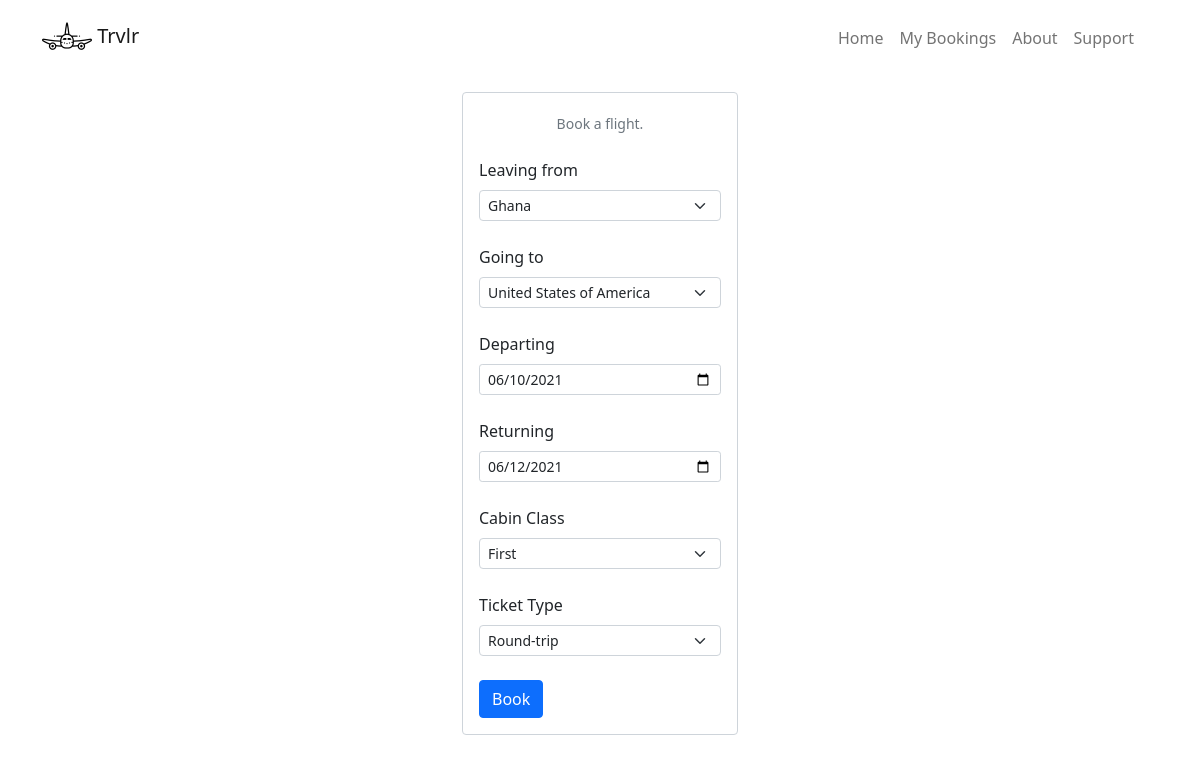
Screenshot of /update/2 with the database file from the repository.
### app.py (models this page shows, shortened)
class Flights(db.Model):
    id = db.Column(db.Integer, primary_key=True)
    origin = db.Column(db.String(60), nullable=False)
    destination = db.Column(db.String(60), nullable=False)
    departing_date = db.Column(db.Date, default=datetime, nullable=False)
    returning_date = db.Column(db.Date, default=datetime)
    cabin_class = db.Column(db.String(20), nullable=False)
    ticket_type = db.Column(db.String(20), nullable=False)
    passenger = db.Column(db.String(60), nullable=False)

### app.py (the view, shortened to what this page needs)
@app.route('/update/<int:id>', methods=['GET', 'POST'])
def update(id):
    flight = Flights.query.get(id)
    return render_template('update.html', flight=flight, title='Update')

### templates/update.html (shortened to what this page needs)
{% extends 'layout.html' %}
{% block body %}
     <div class="container-fluid">
        <div class="row justify-content-center m-3 t-3">
            <div class="col-12 col-sm-6 col-md-3 position-absolute">
                 <form class="form-control p-3" action="/update/{{flight.id}}" method="post">
                <div class="form-text text-center">Book a flight.</div><br>
                <label  class="form-label" for="">Leaving from</label><br>
                  <select class="form-select form-select-sm" id="origin" name="origin">
                <option value="{{flight.origin}}">{{flight.origin}}</option>
            </select><br>
            <label class="form-label" for="">Going to</label><br>
              <select class="form-select form-select-sm" id="destination" name="destination">
                <option value="{{flight.destination}}">{{flight.destination}}</option>
            </select><br>
            <label for="" class="form-label">Departing</label>
            <input class="form-control form-control-sm" id="departing" name="departing" type="date" value="{{flight.departing_date}}"><br>
            <label for="" class="form-label">Returning</label>
            <input class="form-control form-control-sm date" id="returning" name="returning" type="date" value="{{flight.returning_date}}"><br>
            <label for="" class="form-label">Cabin Class</label>
            <select  class="form-select form-select-sm" name="cabin" id="cabin">
                <option value="{{flight.cabin_class}}">{{flight.cabin_class}}</option>
            </select><br>
             <label for="" class="form-label">Ticket Type</label>
             <select  class="form-select form-select-sm" name="ticket" id="ticket">
                <option value="{{flight.ticket_type}}">{{flight.ticket_type}}</option>
             </select><br>
            <button type="submit" class="btn btn-primary">Book</button>
            </form>
            </div>
        </div>
    </div>
{% endblock body %}

### rows the page displays
Flights: origin "Ghana", destination "United States of America", departing "06/10/2021", returning "06/12/2021", cabin "First", ticket "Round-trip"
